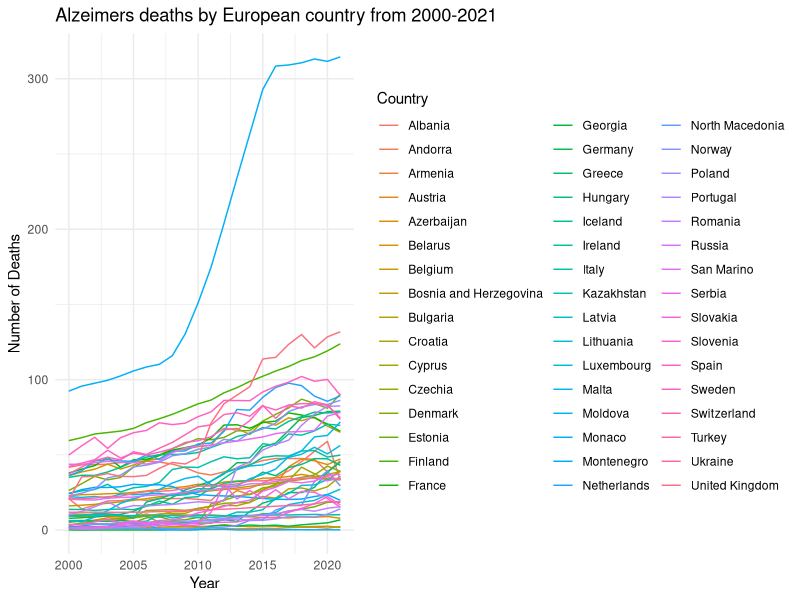
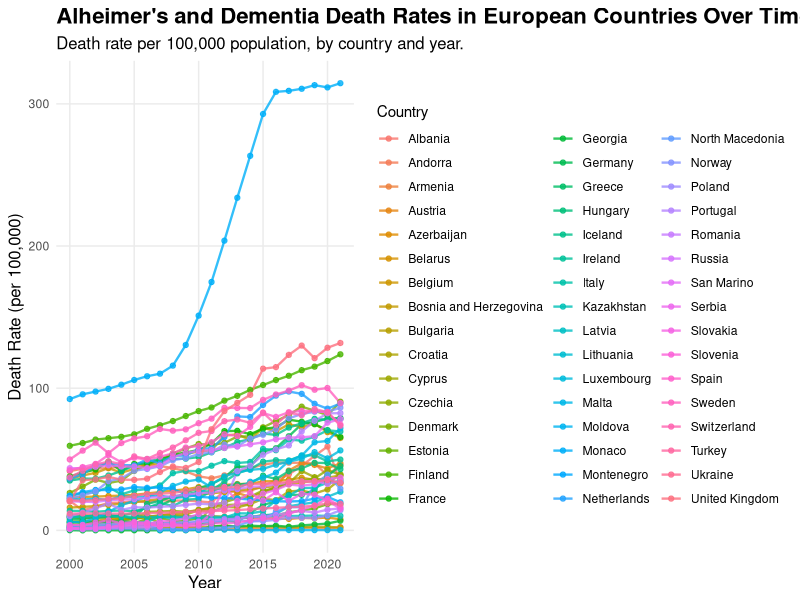
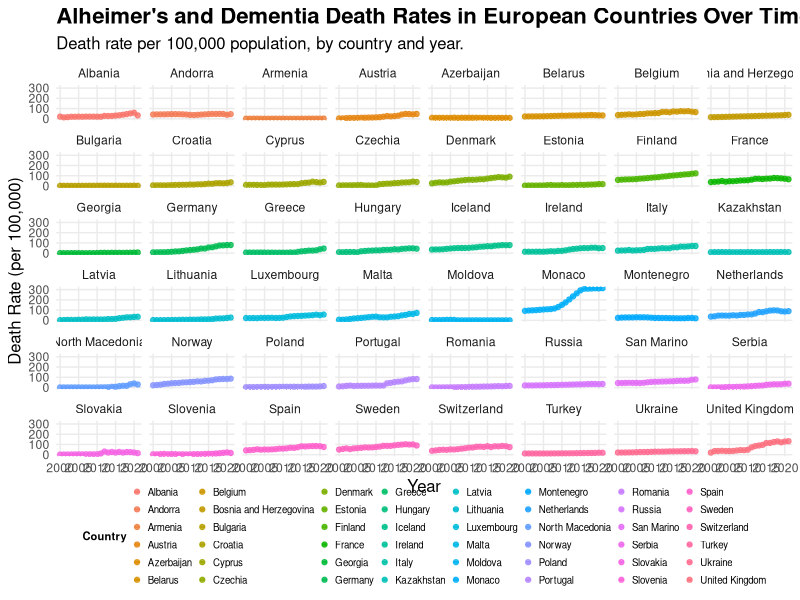
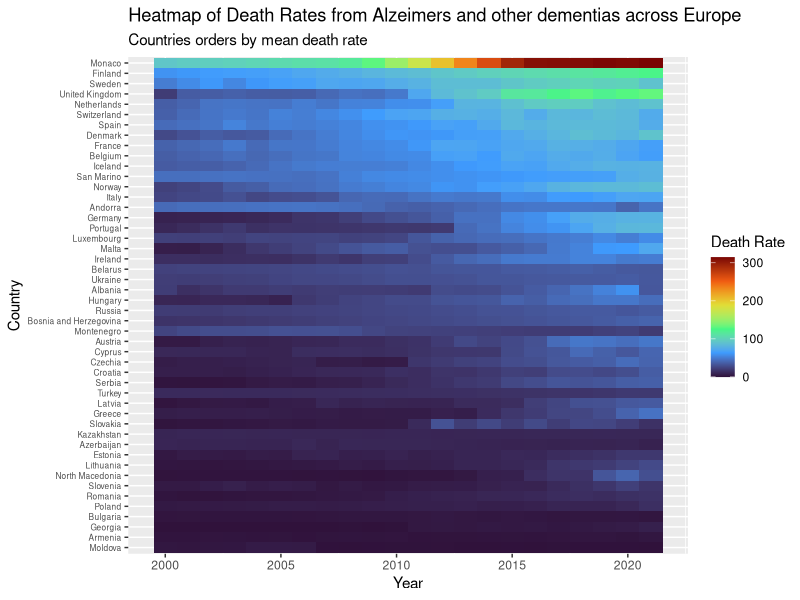

R code for these plots, in order:
## ---- chunk 1
#| include: FALSE
library(here)
library(tidyverse)
library(dplyr)
library(ggplot2)
## ---- chunk 2
#| results: 'hide'
#| message: FALSE
#Loading raw data into R
read_csv(here("death-rate-from-alzheimers-other-dementias-ghe.csv"))

#Reading dataset into a dataframe
df<-read.csv("death-rate-from-alzheimers-other-dementias-ghe.csv")

## ---- chunk 3
#| include: FALSE
head(df,10)

## ---- chunk 4
#1. Define a vector of European countries to give me something to reduce my raw data based upon, this was quite tedious but i couldnt find a better way of doing this with such a large data set

european_countries<- c(
  "Albania", "Andorra", "Armenia", "Austria", "Azerbaijan", 
  "Belarus", "Belgium", "Bosnia and Herzegovina", "Bulgaria", 
  "Croatia", "Cyprus", "Czechia", "Denmark", "Estonia", "Finland",
  "France", "Georgia", "Germany", "Greece", "Hungary", "Iceland", 
  "Ireland", "Italy", "Kazakhstan", "Latvia", "Lithuania", "Luxembourg", "Malta", "Moldova", "Monaco", "Montenegro", "Netherlands", "North Macedonia", "Norway", "Poland", "Portugal", "Romania", "Russia", "San Marino", "Serbia", "Slovakia", "Slovenia", "Spain", "Sweden", "Switzerland", "Turkey", "Ukraine",
  "United Kingdom" 
)


#2. Filter the data frame 
#Use the function 'filter' to keep all rows where the value in the "Entity" column is also present in the 'european_countries' vector that was created

europe_alzheimers_df<-df %>%
  filter(Entity %in% european_countries)


#3. Displaying first few rows of the new data frame to check it has removed the relevant data 

print(head(europe_alzheimers_df))


#4. Counting the number of rows in the original data frame and the new data frame to check that the intended rows were removed 

print(paste("Original rows:", nrow(df)))
print(paste("European rows:", nrow(europe_alzheimers_df)))


#5. Saving the new data set with just European countries in it 

write.csv(europe_alzheimers_df, "european_alzeimers_deaths.csv", row.names = FALSE)


#6 Viewing the new clean data set in a table format

view(europe_alzheimers_df)

#7 Renaming columns 

europe_alzheimers_deaths<- europe_alzheimers_df %>% #creating final data set
  
  rename(Country = Entity, #renaming the original column name as 'Country'
         
         DeathRate = Death.rate.from.alzheimer.disease.and.other.dementias.among.both.sexes)


#8 Viewing final clean data set 

view(europe_alzheimers_deaths)

## ---- chunk 5
#Creating a simple line graph to see how my data might be visualised

ggplot( 
  europe_alzheimers_deaths, 
  aes(x = Year, y = DeathRate, colour = Country, group = Country)) + 
  #Adding x and y axis and grouping data points by country
 
   geom_line() + #adding the line
 
   labs (title = "Alzeimers deaths by European country from 2000-2021",
  x = "Year",
  y = "Number of Deaths",
  colour = "Country") +
  #adding title and labels for x and y axis and assigning a different colour for each country 
 
   theme_minimal()
## ---- chunk 6
alzheimer_plot<- ggplot( #assigning the plot a name
  
  data = europe_alzheimers_deaths, #calling the data
 
   aes(
    x = Year,
    y = DeathRate,
    group = Country,
    colour = Country 
  ) #adding x and y axis and grouping values by country and assigning a default colour palette giving a different colour for each country
) +
  
  geom_line(
    linewidth = 0.8, #setting thickness of lines
    alpha = 0.8 #controlling transparency of the lines 
  ) +
  
  geom_point( #adds data points across the lines
    size = 1.5,
    alpha = 0.8
  ) +
  
  labs(
    title = "Alheimer's and Dementia Death Rates in European Countries Over Time",
    subtitle = "Death rate per 100,000 population, by country and year.",
    x = "Year",
    y = "Death Rate (per 100,000)",
    colour = "Country"
  ) + #labelling the graph
  
  theme_minimal() +
  
  theme(
    plot.title = element_text(size = 16, face = "bold"), #changing size of title and making it bold
    plot.subtitle = element_text(size = 12), #assinging text size to the subtitle 
    axis.title = element_text(size = 12), #assigning text size for the axis label
    legend.position = "right", #making the position of the legend on the right of the graph
    panel.grid.minor = element_blank() #hiding minor grid lines
  ) 


print(alzheimer_plot) #showing the graph 
## ---- chunk 7

alzheimer_plot<- ggplot(data = europe_alzheimers_deaths, #calling the data
  
  aes(
    x = Year,
    y = DeathRate,
    group = Country,
    colour = Country,
    #adding x and y axis, grouping by country and making each country a different colour 
)) +
  geom_line(
    linewidth = 0.8,
    alpha = 0.8 
  ) +
  geom_point(
    size = 1.5,
    alpha = 0.8
  ) +
  facet_wrap( ~ Country, ncol = 8) +
  labs(
    title = "Alheimer's and Dementia Death Rates in European Countries Over Time",
    subtitle = "Death rate per 100,000 population, by country and year.",
    x = "Year",
    y = "Death Rate (per 100,000)",
    colour = "Country"
  ) +
  theme_minimal() +
  theme(
    legend.position = "bottom",
    legend.direction = "horizontal",
    legend.text = element_text(size = 7),
    legend.title = element_text(size = 8, face = "bold"),
    legend.key.size = unit(0.3, "lines"),
    legend.box.margin = margin(t = -15, r = 0, b = 0, l = 0),
    legend.box.spacing = unit(0.1, "cm"),
    plot.title = element_text(size = 16, face = "bold"),
    plot.subtitle = element_text(size = 12),
    axis.title = element_text(size = 12),
    panel.grid.minor = element_blank()
  ) +
  guides(colour = guide_legend(ncol = 8))

print(alzheimer_plot)
## ---- chunk 8
alzheimers_heatmap<- europe_alzheimers_deaths %>%
  mutate(Country = fct_reorder(Country, DeathRate, .fun = 'mean')) %>%
  ggplot(mapping = aes(x = Year, y = Country, fill = DeathRate)) +
  geom_tile() +
  scale_fill_viridis_c(option = "turbo") +
  labs(title = "Heatmap of Death Rates from Alzeimers and other dementias across Europe",
       subtitle = "Countries orders by mean death rate",
       x = "Year", y = "Country", fill = "Death Rate") +
  theme(axis.text.y = element_text(size = 6))

alzheimers_heatmap
